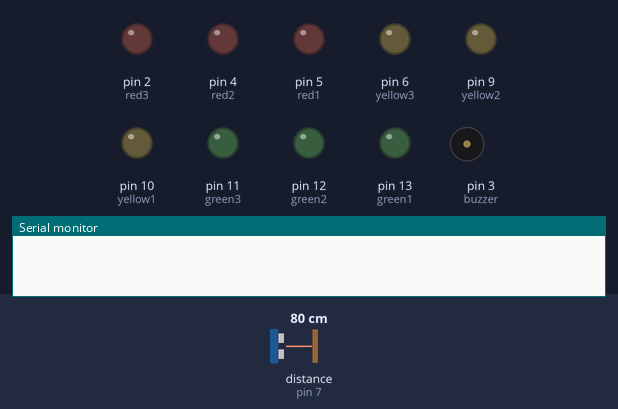
Bench run of a sketch on a simulated Arduino Uno, built with avr-gcc and run on an emulated ATmega328P. On the bench: output pins drawn as LEDs (lit = HIGH), buzzer (waves = sounding), the last lines printed to the serial monitor. Wiring (inferred from the names in the program): ultrasonic range finder: trigger pin 8; echo pin 7. The inputs (shaded band) are chosen by the test bench; at power-on: distance to the obstacle (sensor on pin 7) 80 cm. The echo pulse lasts 58.3 µs per cm; pins used as bus, display or sensor lines are not drawn.

Above: at 9.1 s.
9.2 s: distance to the obstacle (sensor on pin 7) set to 59 cm
10.7 s: distance to the obstacle (sensor on pin 7) set to 51 cm
At 10.85 s:
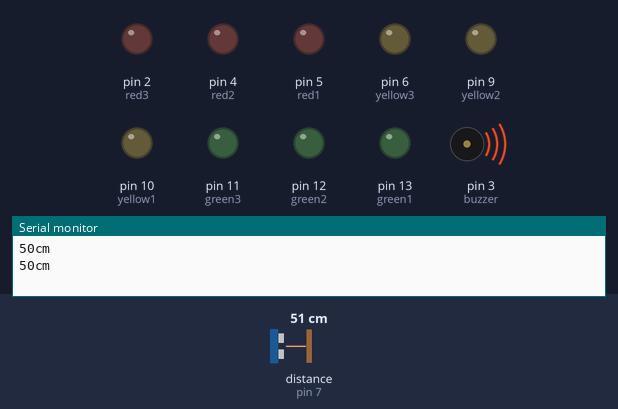
13.7 s: distance to the obstacle (sensor on pin 7) set to 47 cm
At 13.85 s:
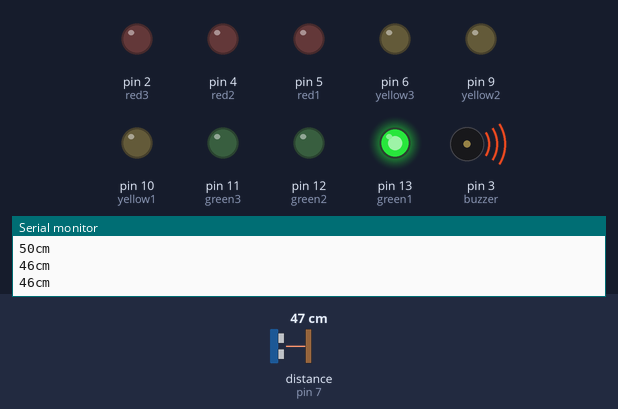
16.7 s: distance to the obstacle (sensor on pin 7) set to 38 cm
At 17.28 s:
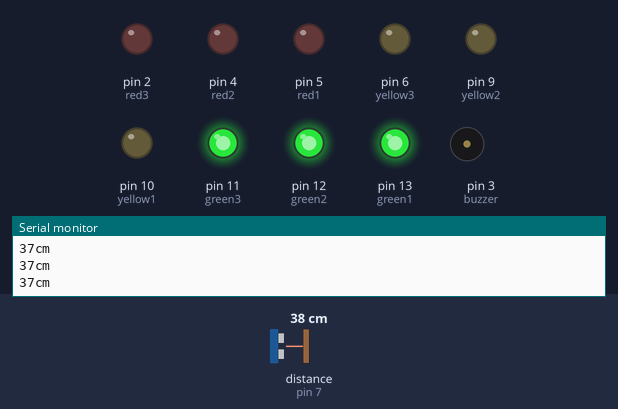
19.7 s: distance to the obstacle (sensor on pin 7) set to 9 cm
At 19.88 s:
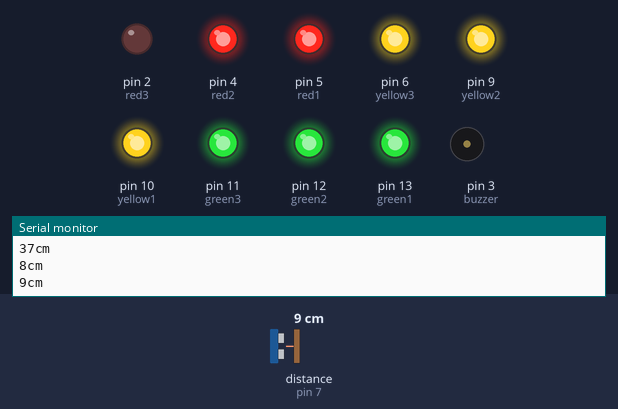
22.7 s: distance to the obstacle (sensor on pin 7) set to 60 cm
At 23.4 s:
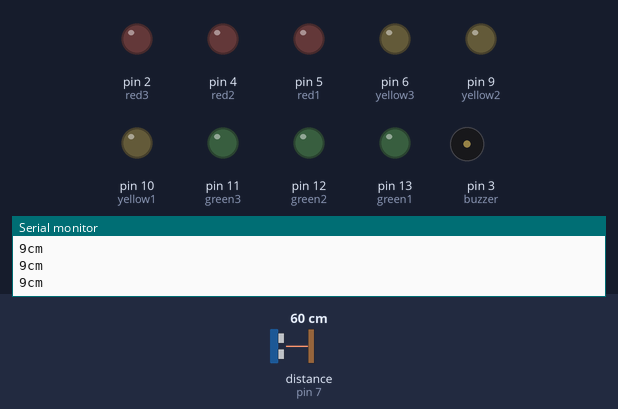
Timing chart, 0 to 25.2 s (numbered marks = the images above; inputs shaded):
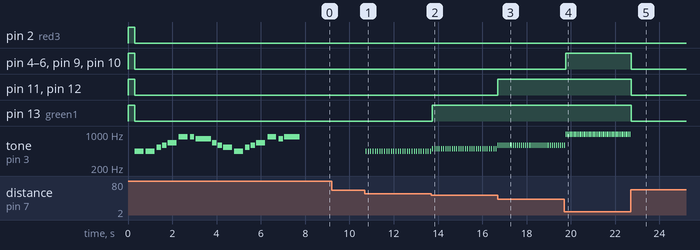

The sketch:

UAS_a.ino
```cpp
#define echoPin 7 // Echo Pin
#define trigPin 8 // Trigger Pin

const int freq = 500;
const int dur = 20;
const int buzzer = 3;
const int red3 = 2;
const int red2 = 4;
const int red1 = 5;
const int yellow3 = 6;
const int yellow2 = 9;
const int yellow1 = 10;
const int green3 = 11;
const int green2 = 12;
const int green1 = 13;

int maximumRange = 55; // Maximum range needed
int minimumRange = 0; // Minimum range needed
long duration, distance; // Duration used to calculate distance

void setup() {
 pinMode(buzzer, OUTPUT);
 pinMode(trigPin, OUTPUT);
 pinMode(echoPin, INPUT);
 pinMode(green1, OUTPUT);
 pinMode(green2, OUTPUT);
 pinMode(green3, OUTPUT);
 pinMode(yellow1, OUTPUT);
 pinMode(yellow2, OUTPUT);
 pinMode(yellow3, OUTPUT);
 pinMode(red1, OUTPUT);
 pinMode(red2, OUTPUT);
 pinMode(red3, OUTPUT);

 digitalWrite(green1, HIGH);
 digitalWrite(green2, HIGH);
 digitalWrite(green3, HIGH);
 digitalWrite(yellow1, HIGH);
 digitalWrite(yellow2, HIGH);
 digitalWrite(yellow3, HIGH);
 digitalWrite(red1, HIGH);
 digitalWrite(red2, HIGH);
 digitalWrite(red3, HIGH);

 // initialize serial communication:
  Serial.begin(9600);

 delay(300);
 digitalWrite(green1, LOW);
 digitalWrite(green2, LOW);
 digitalWrite(green3, LOW);
 digitalWrite(yellow1, LOW);
 digitalWrite(yellow2, LOW);
 digitalWrite(yellow3, LOW);
 digitalWrite(red1, LOW);
 digitalWrite(red2, LOW);
 digitalWrite(red3, LOW);

 //OPENING SONG
   // LAGU MR.BEAN
    tone(buzzer, 440,400);    delay(500);  // membuat nada LA
    tone(buzzer, 440,400);    delay(500);  // membuat nada LA
    tone(buzzer, 528,200);    delay(250);  // membuat nada DO"
    tone(buzzer, 594,200);    delay(250);  // membuat nada RE"
    tone(buzzer, 660,400);    delay(500);  // membuat nada MI"
    tone(buzzer, 880,400);    delay(500);  // membuat nada LA"
    tone(buzzer, 880,200);    delay(250);  // membuat nada LA"
    tone(buzzer, 792,700);    delay(750);  // membuat nada SOL"
    tone(buzzer, 660,200);    delay(250);  // membuat nada MI"
    tone(buzzer, 594,200);    delay(250);  // membuat nada RE"
    tone(buzzer, 528,400);    delay(500);  // membuat nada DO"
    tone(buzzer, 440,400);    delay(500);  // membuat nada LA
    tone(buzzer, 528,200);    delay(250);  // membuat nada DO"
    tone(buzzer, 594,200);    delay(250);  // membuat nada RE"
    tone(buzzer, 660,400);    delay(500);  // membuat nada MI"
    tone(buzzer, 880,400);    delay(500);  // membuat nada LA"
    tone(buzzer, 792,200);    delay(250);  // membuat nada SOL"
    tone(buzzer, 880,700);    delay(850);  // membuat nada LA"
}

void loop() {
/* The following trigPin/echoPin cycle is used to determine the
 distance of the nearest object by bouncing soundwaves off of it. */
 digitalWrite(trigPin, LOW);
 delayMicroseconds(2);

 digitalWrite(trigPin, HIGH);
 delayMicroseconds(10);

 digitalWrite(trigPin, LOW);
 duration = pulseIn(echoPin, HIGH);

 //Calculate the distance (in cm) based on the speed of sound.
 distance = duration/58.2;


 if (distance < 7){
   digitalWrite(green1, HIGH);
   digitalWrite(green2, HIGH);
   digitalWrite(green3, HIGH);
   digitalWrite(yellow1, HIGH);
   digitalWrite(yellow2, HIGH);
   digitalWrite(yellow3, HIGH);
   digitalWrite(red1, HIGH);
   digitalWrite(red2, HIGH);
   digitalWrite(red3, HIGH);
   Serial.print(distance);
   Serial.print("cm");
   Serial.println();

 } else if (distance < 15){
   digitalWrite(green1, HIGH);
   digitalWrite(green2, HIGH);
   digitalWrite(green3, HIGH);
   digitalWrite(yellow1, HIGH);
   digitalWrite(yellow2, HIGH);
   digitalWrite(yellow3, HIGH);
   digitalWrite(red1, HIGH);
   digitalWrite(red2, HIGH);
   digitalWrite(red3, LOW);
   Serial.print(distance);
   Serial.print("cm");
   Serial.println();

 } else if (distance < 20){
   digitalWrite(green1, HIGH);
   digitalWrite(green2, HIGH);
   digitalWrite(green3, HIGH);
   digitalWrite(yellow1, HIGH);
   digitalWrite(yellow2, HIGH);
   digitalWrite(yellow3, HIGH);
   digitalWrite(red1, HIGH);
   digitalWrite(red2, LOW);
   digitalWrite(red3, LOW);
   Serial.print(distance);
   Serial.print("cm");
   Serial.println();

 } else if (distance < 25){
   digitalWrite(green1, HIGH);
   digitalWrite(green2, HIGH);
   digitalWrite(green3, HIGH);
   digitalWrite(yellow1, HIGH);
   digitalWrite(yellow2, HIGH);
   digitalWrite(yellow3, HIGH);
   digitalWrite(red1, LOW);
   digitalWrite(red2, LOW);
   digitalWrite(red3, LOW);
   Serial.print(distance);
   Serial.print("cm");
   Serial.println();

 } else if (distance < 30){
   digitalWrite(green1, HIGH);
   digitalWrite(green2, HIGH);
   digitalWrite(green3, HIGH);
   digitalWrite(yellow1, HIGH);
   digitalWrite(yellow2, HIGH);
   digitalWrite(yellow3, LOW);
   digitalWrite(red1, LOW);
   digitalWrite(red2, LOW);
   digitalWrite(red3, LOW);
   Serial.print(distance);
   Serial.print("cm");
   Serial.println();

 } else if (distance < 35){
   digitalWrite(green1, HIGH);
   digitalWrite(green2, HIGH);
   digitalWrite(green3, HIGH);
   digitalWrite(yellow1, HIGH);
   digitalWrite(yellow2, LOW);
   digitalWrite(yellow3, LOW);
   digitalWrite(red1, LOW);
   digitalWrite(red2, LOW);
   digitalWrite(red3, LOW);
   Serial.print(distance);
   Serial.print("cm");
   Serial.println();

 } else if (distance < 40){
   digitalWrite(green1, HIGH);
   digitalWrite(green2, HIGH);
   digitalWrite(green3, HIGH);
   digitalWrite(yellow1, LOW);
   digitalWrite(yellow2, LOW);
   digitalWrite(yellow3, LOW);
   digitalWrite(red1, LOW);
   digitalWrite(red2, LOW);
   digitalWrite(red3, LOW);
   Serial.print(distance);
   Serial.print("cm");
   Serial.println();

 } else if (distance < 45){
   digitalWrite(green1, HIGH);
   digitalWrite(green2, HIGH);
   digitalWrite(green3, LOW);
   digitalWrite(yellow1, LOW);
   digitalWrite(yellow2, LOW);
   digitalWrite(yellow3, LOW);
   digitalWrite(red1, LOW);
   digitalWrite(red2, LOW);
   digitalWrite(red3, LOW);
   Serial.print(distance);
   Serial.print("cm");
   Serial.println();

 } else if (distance < 50){
   digitalWrite(green1, HIGH);
   digitalWrite(green2, LOW);
   digitalWrite(green3, LOW);
   digitalWrite(yellow1, LOW);
   digitalWrite(yellow2, LOW);
   digitalWrite(yellow3, LOW);
   digitalWrite(red1, LOW);
   digitalWrite(red2, LOW);
   digitalWrite(red3, LOW);
   Serial.print(distance);
   Serial.print("cm");
   Serial.println();

 } else if (distance < 55){
   digitalWrite(green1, LOW);
   digitalWrite(green2, LOW);
   digitalWrite(green3, LOW);
   digitalWrite(yellow1, LOW);
   digitalWrite(yellow2, LOW);
   digitalWrite(yellow3, LOW);
   digitalWrite(red1, LOW);
   digitalWrite(red2, LOW);
   digitalWrite(red3, LOW);
   Serial.print(distance);
   Serial.print("cm");
   Serial.println();

 } else if (distance > 55){
   digitalWrite(green1, LOW);
   digitalWrite(green2, LOW);
   digitalWrite(green3, LOW);
   digitalWrite(yellow1, LOW);
   digitalWrite(yellow2, LOW);
   digitalWrite(yellow3, LOW);
   digitalWrite(red1, LOW);
   digitalWrite(red2, LOW);
   digitalWrite(red3, LOW);

 }


 if(distance < 7){
   tone(buzzer, 1056, dur);
   delay(5);
 } else if (distance < 15){
   tone(buzzer, 990, dur);
   delay(10);
 } else if (distance < 20){
   tone(buzzer, 880, dur);
   delay(15);
 } else if (distance < 25){
   tone(buzzer, 792, dur);
   delay(20);
 } else if (distance < 30){
   tone(buzzer, 704, dur);
   delay(25);
 } else if (distance < 35){
   tone(buzzer, 660, dur);
   delay(30);
 } else if (distance < 40){
   tone(buzzer, 594, dur);
   delay(35);
 } else if (distance < 45){
   tone(buzzer, 528, dur);
   delay(40);
 } else if (distance < 50){
   tone(buzzer, 495, dur);
   delay(45);
 } else if (distance < 55){
  tone(buzzer, 440, dur);
  delay(50);
 }

 //Delay 50ms before next reading.
 delay(50);
}
```

Measured:
- the behaviour switches between 56 and 55 cm on distance to the obstacle (sensor on pin 7) (found by bisection; images 0 and 1)
- the behaviour switches between 51 and 50 cm on distance to the obstacle (sensor on pin 7) (found by bisection; images 1 and 2)
- the behaviour switches between 41 and 40 cm on distance to the obstacle (sensor on pin 7) (found by bisection; images 2 and 3)
- after the input at 9.2 s, every drawn part: stays the same
- after the input at 10.7 s, tone on pin 3 (buzzer): alternates 440 Hz for 0.02 s and silent for 0.08 s, starting at once
- after the input at 13.7 s, pin 13 (green1): LOW → HIGH after 0.05 s
- after the input at 16.7 s, pin 11 (green3), pin 12 (green2): LOW → HIGH at once
- after the input at 19.7 s, pin 4 (red2), pin 5 (red1), pin 6 (yellow3), pin 9 (yellow2), pin 10 (yellow1): LOW → HIGH after 0.08 s; tone on pin 3 (buzzer): alternates 990 Hz for 0.02 s and silent for 0.04 s, starting after 0.08 s
- after the input at 22.7 s, pin 4 (red2), pin 5 (red1), pin 6 (yellow3), pin 9 (yellow2), pin 10 (yellow1), pin 11 (green3), pin 12 (green2), pin 13 (green1): HIGH → LOW at once; tone on pin 3 (buzzer): stops changing and stays silent
